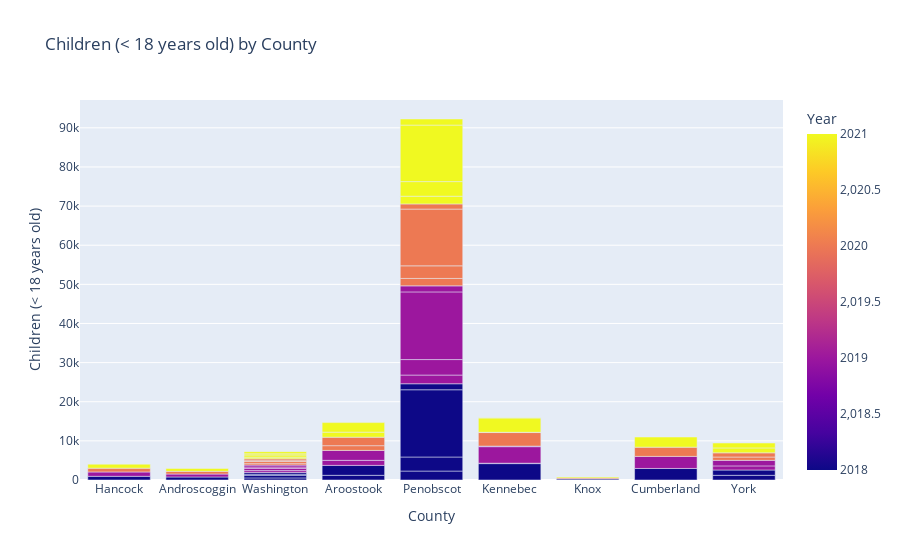

Notebook code cell kept with this figure:
### Code cell
import pandas as pd
import matplotlib.pyplot as plt
import plotly.express as px
# Bar chart with day against tip
fig = px.bar(dep_var, x="County", y="Children (< 18 years old)", color="Year",
                                    title="Children (< 18 years old) by County")
fig.show()

### Figure 1 — Plotly figure (JSON) as saved in the notebook; plotly's stock layout.template omitted (floating-point values rounded to 4 significant figures)
{"data": [{"alignmentgroup": "True", "hovertemplate": "County=%{x}<br>Children (< 18 years old)=%{y}<br>Year=%{marker.color}<extra></extra>", "legendgroup": "", "marker": {"color": [2018, 2018, 2018, 2018, 2018, 2018, 2018, 2018, 2018, 2018, 2018, 2018, 2018, 2018, 2018, 2018, 2018, 2018, 2019, 2019, 2019, 2019, 2019, 2019, 2019, 2019, 2019, 2019, 2019, 2019, 2019, 2019, 2019, 2019, 2019, 2020, 2020, 2020, 2020, 2020, 2020, 2020, 2020, 2020, 2020, 2020, 2020, 2020, 2020, 2020, 2020, 2020, 2020, 2021, 2021, 2021, 2021, 2021, 2021, 2021, 2021, 2021, 2021, 2021, 2021, 2021, 2021, 2021, 2021, 2021, 2021], "coloraxis": "coloraxis", "pattern": {"shape": ""}}, "name": "", "offsetgroup": "", "orientation": "v", "showlegend": false, "textposition": "auto", "type": "bar", "x": ["Hancock", "Androscoggin", "Washington", "Aroostook", "Washington", "Penobscot", "Kennebec", "Knox", "Penobscot", "Kennebec", "Penobscot", "Aroostook", "Cumberland", "Washington", "York", "Penobscot", "Washington", "York", "Hancock", "Androscoggin", "Washington", "Aroostook", "Washington", "Penobscot", "Kennebec", "Penobscot", "Kennebec", "Penobscot", "Aroostook", "Cumberland", "Washington", "York", "Penobscot", "Washington", "York", "Hancock", "Androscoggin", "Washington", "Aroostook", "Washington", "Penobscot", "Kennebec", "Knox", "Penobscot", "Kennebec", "Penobscot", "Aroostook", "Cumberland", "Washington", "York", "Penobscot", "Washington", "York", "Hancock", "Androscoggin", "Washington", "Aroostook", "Washington", "Penobscot", "Kennebec", "Knox", "Penobscot", "Kennebec", "Penobscot", "Aroostook", "Cumberland", "Washington", "York", "Penobscot", "Washington", "York"], "xaxis": "x", "y": [940, 770, 532, 1200, 648, 2287, 4190, 263, 3589, 107, 17185, 2535, 2950, 306, 1200, 1533, 444, 1352, 1115, 753, 469, 1289, 577, 2224, 4221, 3958, 141, 17294, 2535, 3084, 346, 1055, 1542, 480, 1419, 968, 688, 380, 1217, 535, 1898, 3465, 251, 3221, 72, 14501, 2162, 2361, 234, 845, 1319, 452, 1070, 1015, 739, 438, 1290, 556, 1972, 3664, 245, 3732, 69, 14446, 2440, 2588, 296, 1261, 1554, 555, 1249], "yaxis": "y"}], "layout": {"barmode": "relative", "coloraxis": {"colorbar": {"title": {"text": "Year"}}, "colorscale": [[0, "#0d0887"], [0.1111, "#46039f"], [0.2222, "#7201a8"], [0.3333, "#9c179e"], [0.4444, "#bd3786"], [0.5556, "#d8576b"], [0.6667, "#ed7953"], [0.7778, "#fb9f3a"], [0.8889, "#fdca26"], [1, "#f0f921"]]}, "legend": {"tracegroupgap": 0}, "title": {"text": "Children (< 18 years old) by County"}, "xaxis": {"anchor": "y", "domain": [0, 1], "title": {"text": "County"}}, "yaxis": {"anchor": "x", "domain": [0, 1], "title": {"text": "Children (< 18 years old)"}}}}
